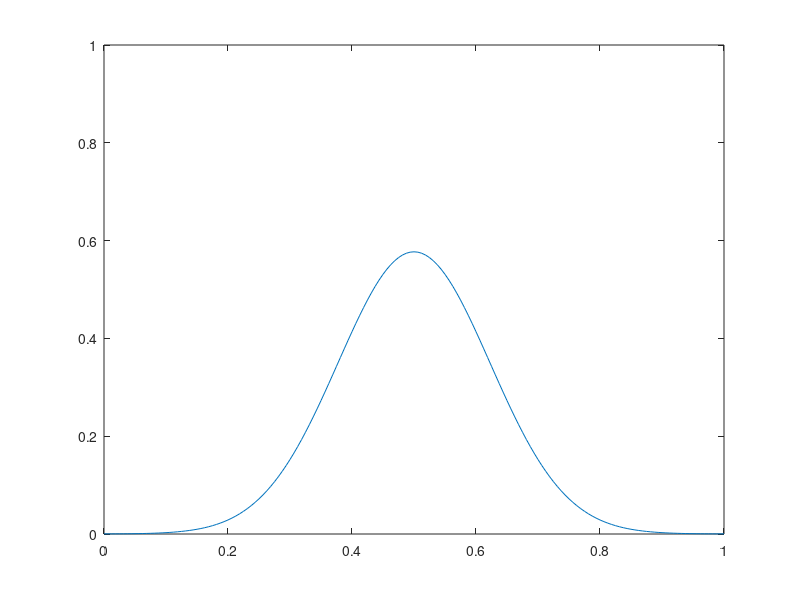

Reproduce this figure in MATLAB.
%Neumann, Explicit, Vector
clc
close all

%Parameters
dx = 0.00625;
dt = 0.0000195313;
D = 1;
f = @(x) exp(-100*(x-(1/2)).^2);

x0 = 0;
x1 = 1;

t0 = 0;
t1 = 0.005;

b0 = 0;
b1 = 0;

%x
x = x0:dx:x1;
N = length(x);
%time
time = t0:dt:t1;
T = length(time);

%Initial Condition
u = transpose(f(x));

%Ghost Points
gpm1 = u(2)-2*dx*b0;        %May be u(1), not too sure
gpNp1 = u(end-1)+2*dx*b1;   %May be u(end), again, not too sure

u = [gpm1;u;gpNp1];

R = D*dt/(dx^2);

%Iterate across time
for t=1:T
    old = u;
    u(1) = u(3) - 2*dx*b0;          %Again, these could be u(2)
    u(end) = u(end-2) + 2*dx*b1;    %and u(end-1) respectively
    u(2:end-1) = old(2:end-1) + R*(u(3:end)-2*(u(2:end-1))+u(1:end-2));
    
    %Plot
    figure(1);
    plot(x,u(2:end-1));
    axis([x0,x1,0,1])
    pause(0.001);
end

hold off